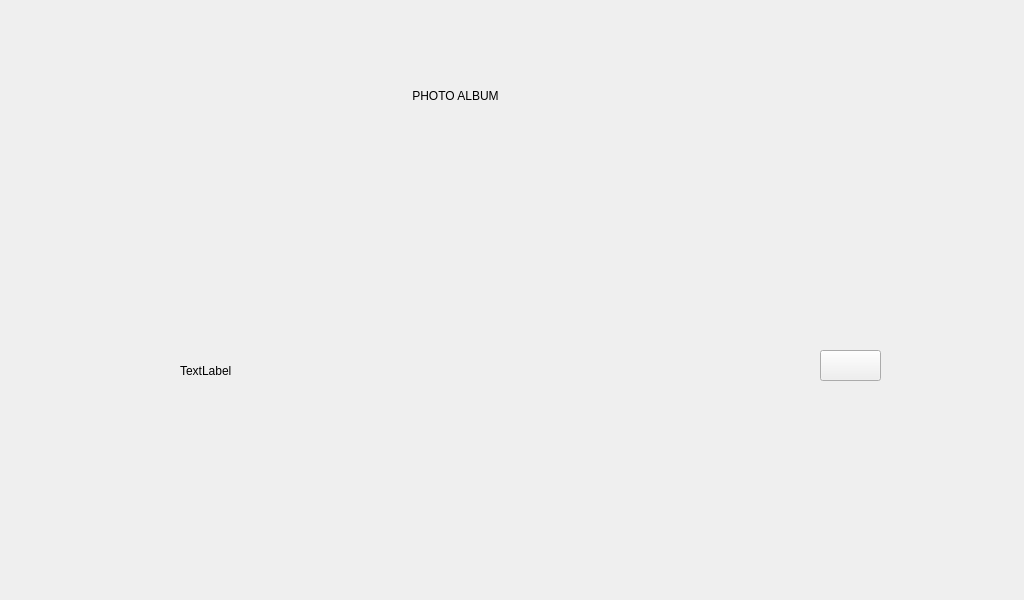
<?xml version="1.0" encoding="UTF-8"?>
<ui version="4.0">
 <class>fix</class>
 <widget class="QWidget" name="fix">
  <property name="geometry">
   <rect>
    <x>0</x>
    <y>0</y>
    <width>1024</width>
    <height>600</height>
   </rect>
  </property>
  <property name="windowTitle">
   <string>Form</string>
  </property>
  <widget class="QPushButton" name="pushButton">
   <property name="geometry">
    <rect>
     <x>820</x>
     <y>350</y>
     <width>61</width>
     <height>31</height>
    </rect>
   </property>
   <property name="text">
    <string/>
   </property>
   <property name="checkable">
    <bool>true</bool>
   </property>
   <property name="autoRepeat">
    <bool>true</bool>
   </property>
   <property name="autoExclusive">
    <bool>true</bool>
   </property>
  </widget>
  <widget class="QLabel" name="word2">
   <property name="geometry">
    <rect>
     <x>160</x>
     <y>30</y>
     <width>591</width>
     <height>131</height>
    </rect>
   </property>
   <property name="frameShadow">
    <enum>QFrame::Raised</enum>
   </property>
   <property name="text">
    <string>PHOTO ALBUM</string>
   </property>
   <property name="alignment">
    <set>Qt::AlignCenter</set>
   </property>
  </widget>
  <widget class="QLabel" name="bar1">
   <property name="geometry">
    <rect>
     <x>0</x>
     <y>170</y>
     <width>878</width>
     <height>16</height>
    </rect>
   </property>
   <property name="text">
    <string/>
   </property>
  </widget>
  <widget class="QLabel" name="label_img">
   <property name="geometry">
    <rect>
     <x>180</x>
     <y>210</y>
     <width>571</width>
     <height>321</height>
    </rect>
   </property>
   <property name="acceptDrops">
    <bool>true</bool>
   </property>
   <property name="autoFillBackground">
    <bool>true</bool>
   </property>
   <property name="text">
    <string>TextLabel</string>
   </property>
   <property name="wordWrap">
    <bool>false</bool>
   </property>
  </widget>
 </widget>
 <resources/>
 <connections/>
</ui>
